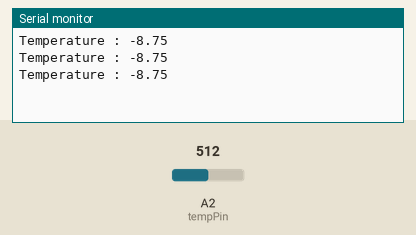
This sketch was run on a simulated Arduino Uno, built with avr-gcc and run on an emulated ATmega328P. Shown: the last lines printed to the serial monitor. Inputs (shaded band) come from the test bench; at power-on: A2 (tempPin) = 512.

Above: at 1.3 s.
1.4 s: A2 (tempPin) set to 716
At 1.9 s:
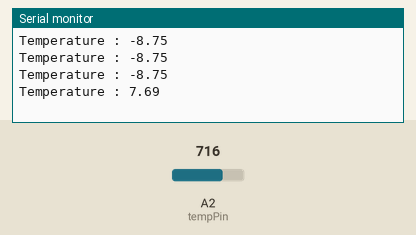
2.9 s: A2 (tempPin) set to 900
At 3.4 s:
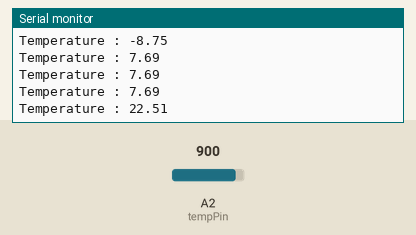
Timing chart, 0 to 5.9 s (numbered marks = the images above; inputs shaded):
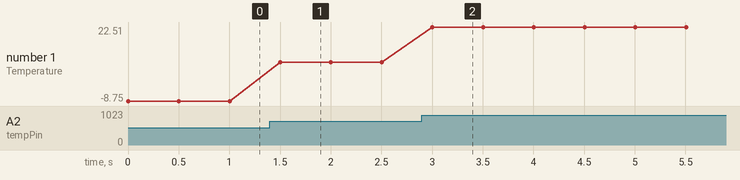

The sketch:

Temp_test_1.ino
```cpp
int tempPin=A2;

float readTemp(int pin)

{
float bv=analogRead(pin);
float mv=bv*3.3/4096.0;
float temperatureC = (mv - 0.5) * 100 ;
return temperatureC;
}

float readAvgTemp(int pin, int waitDelay, int count)

{
int k=0;
float sum=0.0;
for(k=0;k<count;k++)
	{
sum=sum + readTemp(pin);
delay(waitDelay);
	}
float avg=sum/(float)count;
return avg;
}

void setup()

{
Serial.begin(9600);
}

void loop()

{
Serial.print("Temperature : ");
Serial.println(readTemp(tempPin));
delay(500);
}
```

Measured:
- after the input at 1.4 s, the serial monitor: prints a new line after 0.10 s (image 1)
- after the input at 2.9 s, the serial monitor: prints a new line after 0.10 s (image 2)
- plotted number 1: -8.75 → 7.69 after the input at 1.4 s, 7.69 → 22.51 after the input at 2.9 s
